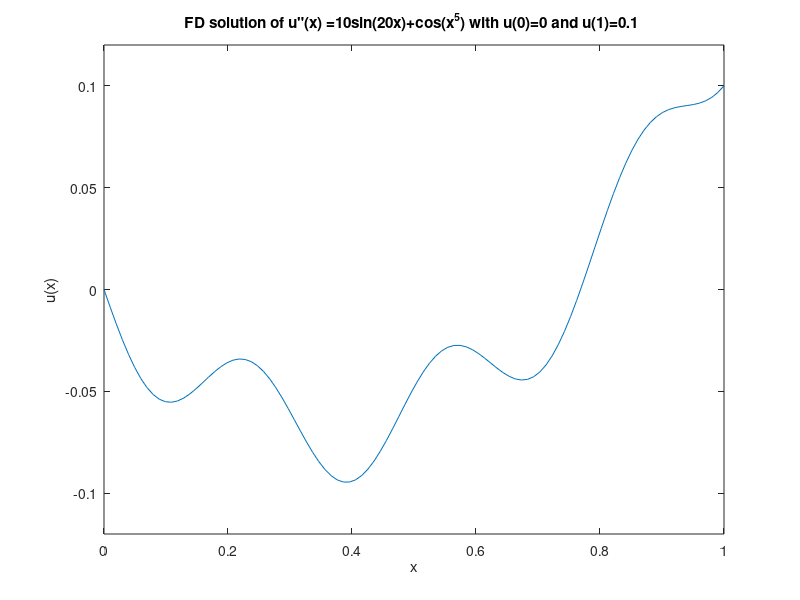

Write MATLAB code to recreate this figure.
%This script solves the BVP u''(x)=10sin(20x)+cos(x^5) on (0,1) with u(0)=0
%and u(1)=0.1 by a finite difference method
%The function will be approximated at N+2 equally spaced points on (0,1)

%Set up the boundary conditions and forcing function of the ODE
fun= @(x) 10*sin(20*x)+cos(x.^5); %The forcing function of the ODE
u0=0; % BC u(0)=0
u1=0.1; % BC u(1)=0.1


N=100; %determines the number of interior points in the mesh on (0,1)

h=1/(N+1); %The gap between points in the mesh
mesh=h*(1:N)'; %column vector of all points in interior of mesh

%Calculate RHS of linear system, incorporating the Dirichlet BCs into linear approximation
f=[u0; fun(mesh); u1]; 

%Calculate the matrix arrising from discretation of u'' by
%(u_{n+1}-2u_n+u_{n-1})/h^2
A=(1/h^2)*spdiags([ones(N+2,1), -2*ones(N+2,1), ones(N+2,1)], -1:1, N+2, N+2 );

%Need to implement the Dirichlet BCs into A as well
A(1,1)=1; A(1,2)=0;
A(end,end)=1; A(end, end-1)=0;

u=A\f;%Solve Au=f to get approximation of u(x) at x_1, x_2,....,x_N

%Visulisation of the results including boundary points
plot([0;mesh;1],u)
title('FD solution of u"(x) =10sin(20x)+cos(x^5) with u(0)=0 and u(1)=0.1 ');
xlabel('x');
ylabel('u(x)');
axis([0,1,-0.12,0.12])
shg % brings figure to front